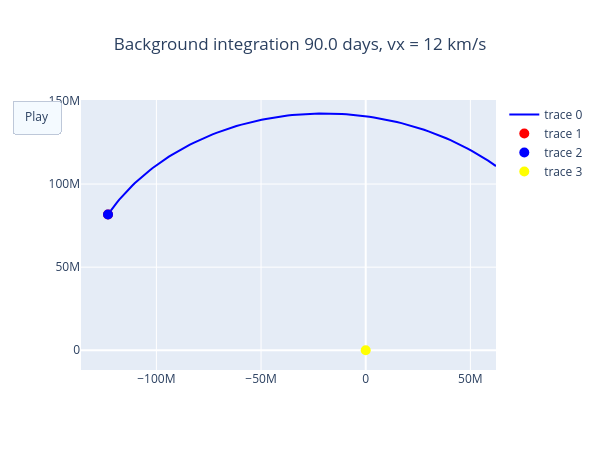

The code cell stored with this chart in its notebook:
### Code cell
sun = sim.particles["sun"].xyz
x = state_v[:,0]
y = state_v[:,1]
# Gráfico base
fig = go.Figure(
    data=[
        # Órbita completa
        go.Scatter(x=x, y=y, mode="lines", line=dict(width=2, color="blue")),
        
        # Punto que se va a mover (inicialmente en x[0], y[0])
        go.Scatter(x=[x[0]], y=[y[0]], mode="markers", marker=dict(color="red", size=10)),

        # Tierra (estática)
        go.Scatter(x=[earth[0][0]], y=[earth[0][1]], mode="markers", marker=dict(color="blue", size=10)),

        # Sol (estático)
        go.Scatter(x=[sun[0]], y=[sun[1]], mode="markers", marker=dict(color="yellow", size=10))
    ]
)

# Botón de reproducción
fig.update_layout(
    width=600, height=450,
    title_text=f"Background integration {t_end/day} days, vx = {vx} km/s", title_x=0.5,
    updatemenus=[dict(
        type="buttons",
        buttons=[
            dict(
                label="Play",
                method="animate",
                args=[None, {
                    "frame": {"duration": 50, "redraw": False},
                    "fromcurrent": True,
                    "transition": {"duration": 0}
                }]
            )
        ]
    )]
)

# Animación: solo se actualiza la traza del punto rojo (índice 1)
frames = [go.Frame(
    data=[
        go.Scatter(x=[x[k]], y=[y[k]], mode="markers", marker=dict(color="red", size=10))
    ],
    traces=[1]  # Asegura que sea el índice correcto del punto animado
) for k in range(len(x))]

fig.update(frames=frames)
fig.show()
